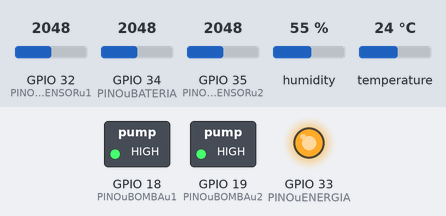
Bench run of a program on a simulated ESP32. Shown: switched loads named in the program (green lamp = pin HIGH), output pins drawn as LEDs (lit = HIGH). The test bench sets the inputs (shaded band); at power-on: GPIO 32 (PINOuSENSORu1) = 2048, GPIO 34 (PINOuBATERIA) = 2048, GPIO 35 (PINOuSENSORu2) = 2048, humidity 55 %, temperature 24 °C. Network time is answered at once with the bench clock; the local clock reads 2024-03-15 10:24:30 at power-on unless the program sets it; EEPROM starts erased; what the program prints to the serial monitor is not drawn. At 12.0 s the program puts the board to deep sleep or switches it off; the recording ends there.

Above: at 0.1 s.
At 2.7 s:
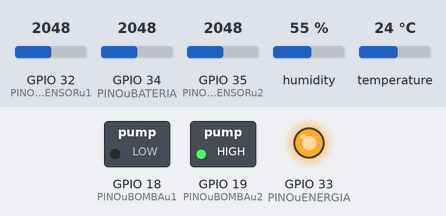
At 3.1 s:
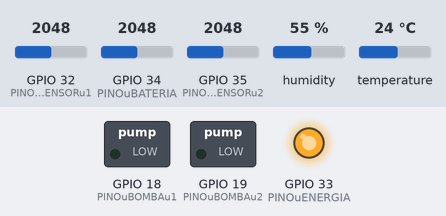
At 5.84 s:
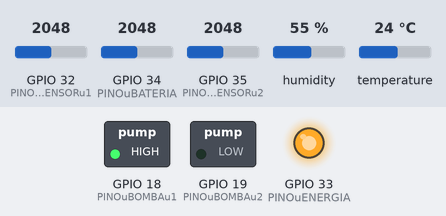
Timing chart, 0 to 7.5 s (numbered marks = the images above):
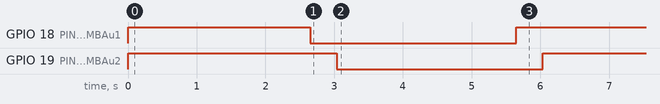

The program:

main.cpp
```cpp
#include <Arduino.h>
#include <parametro/Configuracao.h>
#include <../lib/sensorUmidadeSolo/Service.h>
#include <../lib/bombaIrrigacao/Service.h>
#include <../lib/sensorTemperatura/Service.h>
#include <../lib/wifi/Service.h>
#include <../lib/time/Service.h>
#include <../lib/json/Service.h>
#include <../lib/webServer/Service.h>
#include <../lib/memoria/Service.h>
#include <../lib/bateria/Service.h>
#include <../lib/hibernacao/Service.h>
#include <subSistema/sistemaPorSensor.h>
#include <subSistema/sistemaPorTempo.h>

void tarefaSistemaPorSensor1(void *parametro);
void tarefaSistemaPorSensor2(void *parametro);
void tarefaEnviarInformacao(void *parametro);
void tarefaHibernacao(void *parametro);

void tarefaSistemaPorSensor1(void *parametro){
    primeiraTarefaConcluida = rodarPrimeiroSistema();
	vTaskDelete(NULL);
}

void tarefaSistemaPorSensor2(void *parametro){
	segundaTarefaConcluida = rodarSegundoSistema();
	vTaskDelete(NULL);
}

void tarefaEnviarInformacao(void *parametro){
	while (true){
		if ((primeiraTarefaConcluida == true) &&
			(segundaTarefaConcluida  == true)){

			if (verificarConexaoWifi() == true){
				conectarServidor();

				montarJsonFloat("temperatura", temperatura);
				montarJsonFloat("umidadeAr", umidadeAr);
				montarJsonString("sensorSolo", "SENSOR");
				montarJsonFloat("umidadeSolo", obterPercentualUmidade(PINOuSENSORu1));
				montarJsonFloat("bateria", obterPercentualBateria(PINOuBATERIA));
				post();
				vTaskDelay(500);
				montarJsonFloat("temperatura", temperatura);
				montarJsonFloat("umidadeAr", umidadeAr);
				montarJsonString("sensorSolo", "TEMPO");
				montarJsonFloat("umidadeSolo", obterPercentualUmidade(PINOuSENSORu2));
				montarJsonFloat("bateria", obterPercentualBateria(PINOuBATERIA));
				post();
				vTaskDelay(500);
			}

			terceiraTarefaConcluida = true;
			vTaskDelete(NULL);
		}

		vTaskDelay(5000);
	}

	vTaskDelete(NULL);
}

void tarefaHibernacao(void *parametro){
	while (true){
		if (atualizouTime() == true){
			if (obterHora() <= INICIOuSISTEMA){
				iniciarHibernacao(QUATROuHORAS);
			}

			if (obterHora() >= FINALuSISTEMA){
				iniciarHibernacao(QUATROuHORAS);
			}
		}

		if ((primeiraTarefaConcluida == true) &&
			(segundaTarefaConcluida  == true) &&
			(terceiraTarefaConcluida == true)){

			iniciarHibernacao(DEZuMINUTOS);
		}

		vTaskDelay(5000);
	}

	vTaskDelete(NULL);
}

void setup(){
	Serial.begin(9600);

	pinMode(PINOuENERGIA,	OUTPUT);
	pinMode(PINOuSENSORu1,	INPUT);
  	pinMode(PINOuSENSORu2,	INPUT);
	pinMode(PINOuDHTu11,	INPUT);
	pinMode(PINOuBOMBAu1,	OUTPUT);
	pinMode(PINOuBOMBAu2,	OUTPUT);
	pinMode(PINOuBATERIA,	INPUT);

	digitalWrite(PINOuENERGIA, LOW);
	digitalWrite(PINOuBOMBAu1, HIGH);
	digitalWrite(PINOuBOMBAu2, HIGH);

	primeiraTarefaConcluida = false;
	segundaTarefaConcluida  = false;
	terceiraTarefaConcluida = false;

	if (validarTensaoMinima(PINOuBATERIA) == true){
		iniciarHibernacao(TRINTAuMINUTOS);
	}

	digitalWrite(PINOuENERGIA, HIGH);
	conectarWifi();
	iniciarTime();
	atualizarTime();
	iniciarSensorTemperatura();
	iniciarMemoria();

	temperatura = obterTemperatura();
	umidadeAr	= obterUmidade();

	xTaskCreatePinnedToCore(
		tarefaHibernacao,
		"tarefaHibernacao",
		configMINIMAL_STACK_SIZE * 2,
		NULL,
		0,
		NULL,
		primeiroCore);
	delay(500);

	xTaskCreatePinnedToCore(
		tarefaSistemaPorSensor1,
		"primeiraTarefa",
		configMINIMAL_STACK_SIZE * 2,
		NULL,
		0,
		NULL,
		primeiroCore);
	delay(500);

	xTaskCreatePinnedToCore(
		tarefaSistemaPorSensor2,
		"segundaTarefa",
		configMINIMAL_STACK_SIZE * 2,
		NULL,
		0,
		NULL,
		primeiroCore);
	delay(500);

	xTaskCreatePinnedToCore(
		tarefaEnviarInformacao,
		"enviarInformacao",
		configMINIMAL_STACK_SIZE * 4,
		NULL,
		1,
		NULL,
		segundoCore);
	delay(500);
}

void loop(){}
```

sistemaPorSensor.h
```cpp
bool rodarPrimeiroSistema();

bool rodarPrimeiroSistema(){
	if (obterPercentualUmidade(PINOuSENSORu1) <= PERCENTUALuSOLOuSECO){
		controlarPorTempo(PINOuBOMBAu1, TEMPOuPADRAO);
	}

    return true;
}
```

sistemaPorTempo.h
```cpp
bool rodarSegundoSistema();
bool validarSegundaTarefa(const char* chave);

bool rodarSegundoSistema(){
	if (validarSegundaTarefa(NOVEuHORAS) == true){
		controlarPorTempo(PINOuBOMBAu2, TEMPOuPADRAO);
		escreverBool(NOVEuHORAS, true);
        return true;
	}

	if (validarSegundaTarefa(DOZEuHORAS) == true){
		controlarPorTempo(PINOuBOMBAu2, TEMPOuPADRAO);
		escreverBool(DOZEuHORAS, true);
        return true;
	}

	if (validarSegundaTarefa(QUINZEuHORAS) == true){
		controlarPorTempo(PINOuBOMBAu2, TEMPOuPADRAO);
		escreverBool(QUINZEuHORAS, true);
        return true;
	}

	return true;
}

bool validarSegundaTarefa(const char* chave){
	if (lerBool(chave) == true){
		return false;
	}

	if (obterHora() < chave){
		return false;
	}

	return true;
}
```

Configuracao.h
```cpp
// DEFINIÇÃO DOS PINOS UTILIZADOS
#define PINOuENERGIA	33
#define PINOuSENSORu1 	32
#define PINOuSENSORu2 	35
#define PINOuBATERIA	34
#define PINOuBOMBAu1	18
#define PINOuBOMBAu2	19
#define PINOuDHTu11     14

// VARIÁVEIS QUE DETERMINAM O TEMPO QUE O ESP IRÁ HIBERNAR
#define TENSAOuMINIMA				6.5			// VALOR EM V
#define TEMPOuHIBERNACAO          	60			// VALOR EQUIVALENTE A DEZ MINUTOS
#define MULTIPLICADORuHIBERNACAO  	10000000 	// MINUTOS
#define DEZuMINUTOS 				1
#define VINTEuMINUTOS 				2
#define TRINTAuMINUTOS 				3
#define UMAuHORA					6
#define DUASuHORAS					12
#define TRESuHORAS					18
#define QUATROuHORAS				24
const char* INICIOuSISTEMA	= "08:00:00";
const char* FINALuSISTEMA	= "18:00:00";

// DEFINIÇÃO DOS VALORES REFERENTE OS CORE'S DO ESP32
int primeiroCore = 0;
int segundoCore	 = 1;

// CREDENCIAIS PARA USO DA WIFI
const char hostName[]   = "ESP32";
const char redeWifi[]	= "NOMEuREDEuWIFI";
const char senhaWifi[] 	= "SENHAuREDEuWIFI";

// CREDENCIAIS PARA O USO DO SERVIDOR
const char* servidor 	= "ENDERECOuAPI.herokuapp.com";
const uint16_t porta 	= 80;
String caminho			= "/";

// CONTROLE PARA ENVIO E SLEEP DO SISTEMA
bool primeiraTarefaConcluida 	= false;
bool segundaTarefaConcluida  	= false;
bool terceiraTarefaConcluida	= false;

// VARIÁVEIS DE TEMPERATURA E UMIDADE DO AR
float temperatura 	= 0;
float umidadeAr		= 0;

// VARIÁVEIS NECESSÁRIAS PARA CALIBRAÇÃO DO SENSOR DE UMIDADE DO SOLO
int VALORuMAXIMOuLEITURA = 4095; 	//4095
int VALORuMINIMOuLEITURA = 0;		//1700
int AMOSTRA				 = 1000;

// VARIÁVEIS NECESSÁRIAS PARA RODAR O SISTEMA DO SENSOR 1
int PERCENTUALuSOLOuSECO = 70;

// VARIÁVEIS NECESSÁRIAS PARA RODAR O SISTEMA DO SENSOR 2
int TEMPOuPADRAO 			= 3000;
const char* DIAuSEMANA      = "0";
const char* NOVEuHORAS      = "09:00:00";
const char* DOZEuHORAS      = "12:00:00";
const char* QUINZEuHORAS    = "15:00:00";
```

Measured:
- by itself, GPIO 18 (PINOuBOMBAu1): HIGH → LOW at 2.7 s, → HIGH 3.0 s later
- by itself, GPIO 19 (PINOuBOMBAu2): HIGH → LOW at 3.0 s, → HIGH 3.0 s later
